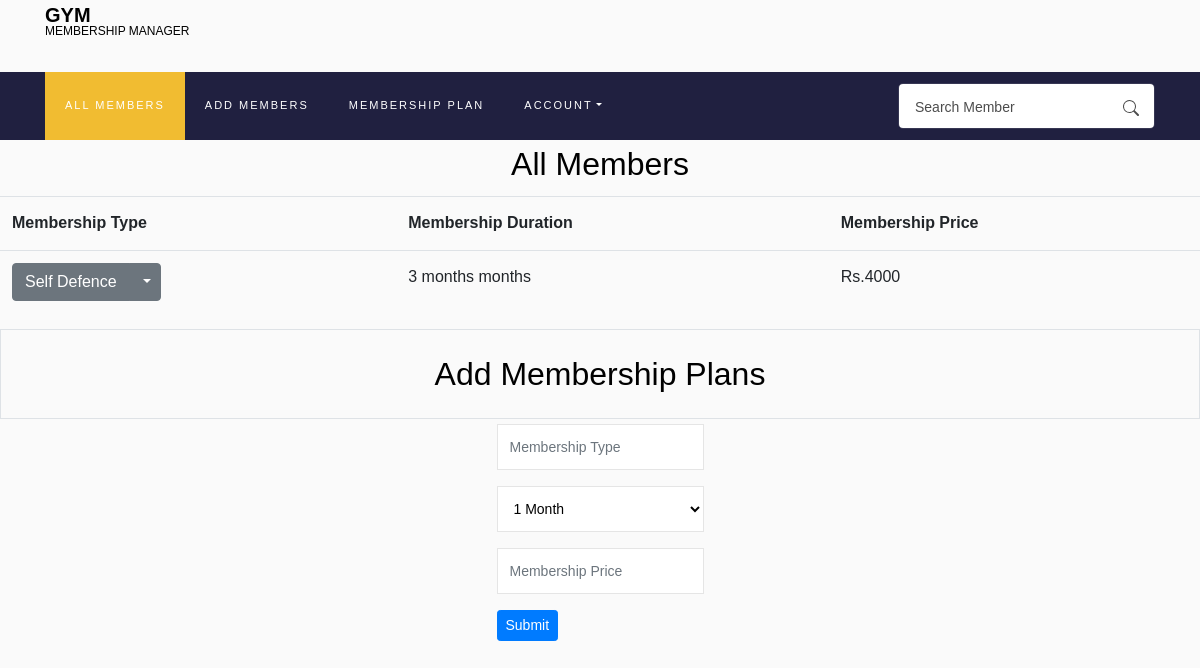
Page /membership (signed in) on the earlier database version.
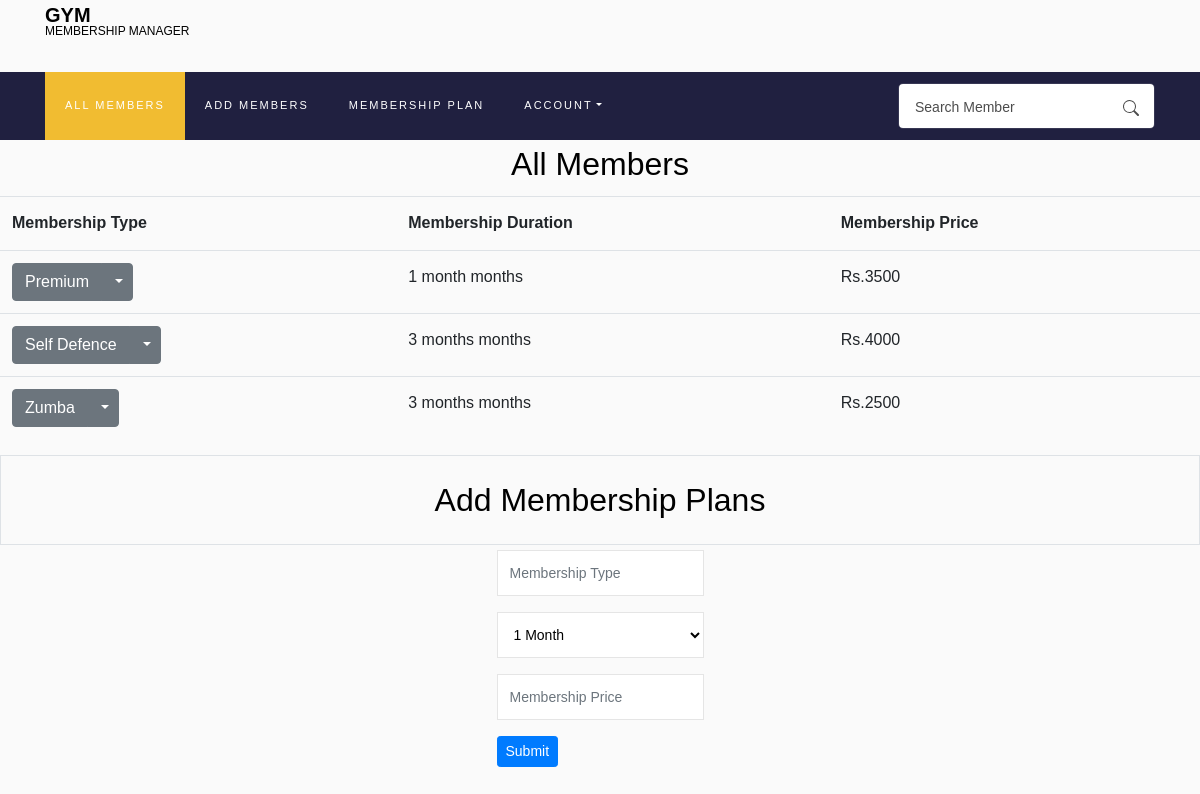
Same page on the later database version.
### Membership/models.py (models this page shows, shortened)
class Membership(models.Model):
    user = models.ForeignKey(
        User, on_delete=models.CASCADE, related_name='owner')
    membership_type = models.CharField(max_length=100, blank=False)
    membership_price = models.IntegerField(blank=False)
    membership_duration = models.CharField(max_length=20, blank=False)

### Membership/views.py (the view, shortened to what this page needs)
# urls.py: path("membership",views.membership, name='membership'),
def membership(request):
    plans = Membership.objects.filter(user = request.user).order_by('membership_type','membership_price')
    template = 'Membership/membership.html'
    return render(request, template, {
        'form': MembershipForm(),
        'plans':plans
    })

### Membership/forms.py
class SearchForm(forms.Form):
    search = forms.CharField(label='',max_length=100,widget=forms.TextInput(attrs={
        'class':'form-control pl-3',
        'placeholder': 'Search Member',
    }))

class MembershipForm(ModelForm):
    class Meta:
        model = Membership
        fields = ['membership_type', 'membership_duration', 'membership_price']
        style = 'max-width: 300px;'
        widgets = {
            'membership_type':TextInput(attrs={
               'class':'form-control',
               'style': style,
               'placeholder': 'Membership Type',
            }),
             'membership_duration': forms.Select(choices=(("1","1 Month"),("3","3 Months"),("6","6 Months"),("12","12 Months")),
                                attrs={
                                    'class':'form-control','style': style}),
            'membership_price':NumberInput(attrs={
               'class':'form-control',
               'style': style,
               'placeholder': 'Membership Price',
            }),
        }

### Membership/utils.py (called while the page is built)
def inject_form(request):
    return {'searchform': SearchForm()}

### Membership/templates/Membership/membership.html (shortened to what this page needs)
{% extends "Membership/layout.html" %}
{% load static %}
{% block style %}
<link rel="stylesheet" href="{% static 'Membership/styles.css' %}">
<link rel="stylesheet" href="{% static 'Membership/remove-style.css' %}">
{% endblock %}
{% block body %}
<div>
    <h2 style="text-align: center;">All Members</h2>
</div>
<table class="table table-hover">
    <tr>
        <th>Membership Type</th>
        <th>Membership Duration</th>
        <th>Membership Price</th>
    </tr>
    {% for plan in plans %}
    <tr>
        <td>
            <div class="btn-group">
                <button type="button" class="btn btn-secondary">{{plan.membership_type}}</button>
                <button type="button" class="btn btn-secondary dropdown-toggle dropdown-toggle-split"
                    data-toggle="dropdown" aria-haspopup="true" aria-expanded="false">
                </button>
            </div>
        </td>
        {% if plan.membership_duration != "1" %}
        <td>{{plan.membership_duration}} months</td>
        {% else %}
        <td>{{plan.membership_duration}} month</td>
        {% endif %}
       <td> Rs.<span id="price-{{plan.id}}">{{plan.membership_price}}</span></td>
    </tr>
    {% empty %}
    <p>Membership plan does not exists</p>
    {% endfor %}
</table>
<div class="border">
    <h2 style="text-align: center;" id="page-title">Add Membership Plans</h2>
</div>
<div class="d-flex justify-content-center">
    <form action="{% url 'membership' %}" method="post" id="form-div">
        <div class="form-group">
            {{form.membership_type}}
        </div>
        <div class="form-group">
            {{form.membership_duration}}
        </div>
        <div class="form-group">
            {{form.membership_price}}
        </div>
        <div class="form-group">
            <input type="submit" class="btn btn-primary btn-sm">
        </div>
    </form>
</div>
{% endblock %}

Differences in the rows shown:
added Membership: membership_type "Premium", membership_duration "1 month", membership_price "3500"
added Membership: membership_type "Zumba", membership_duration "3 months", membership_price "2500"
